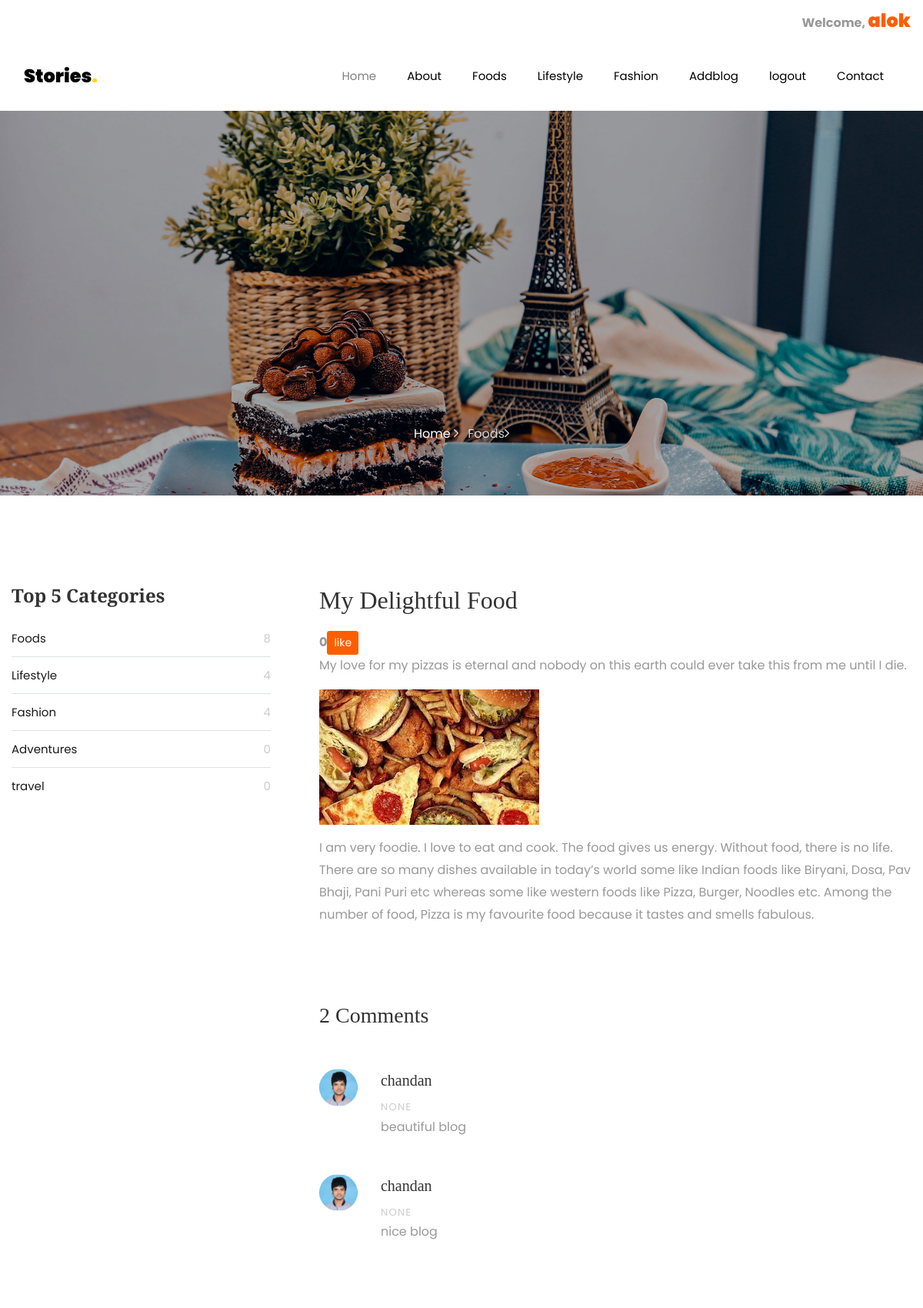
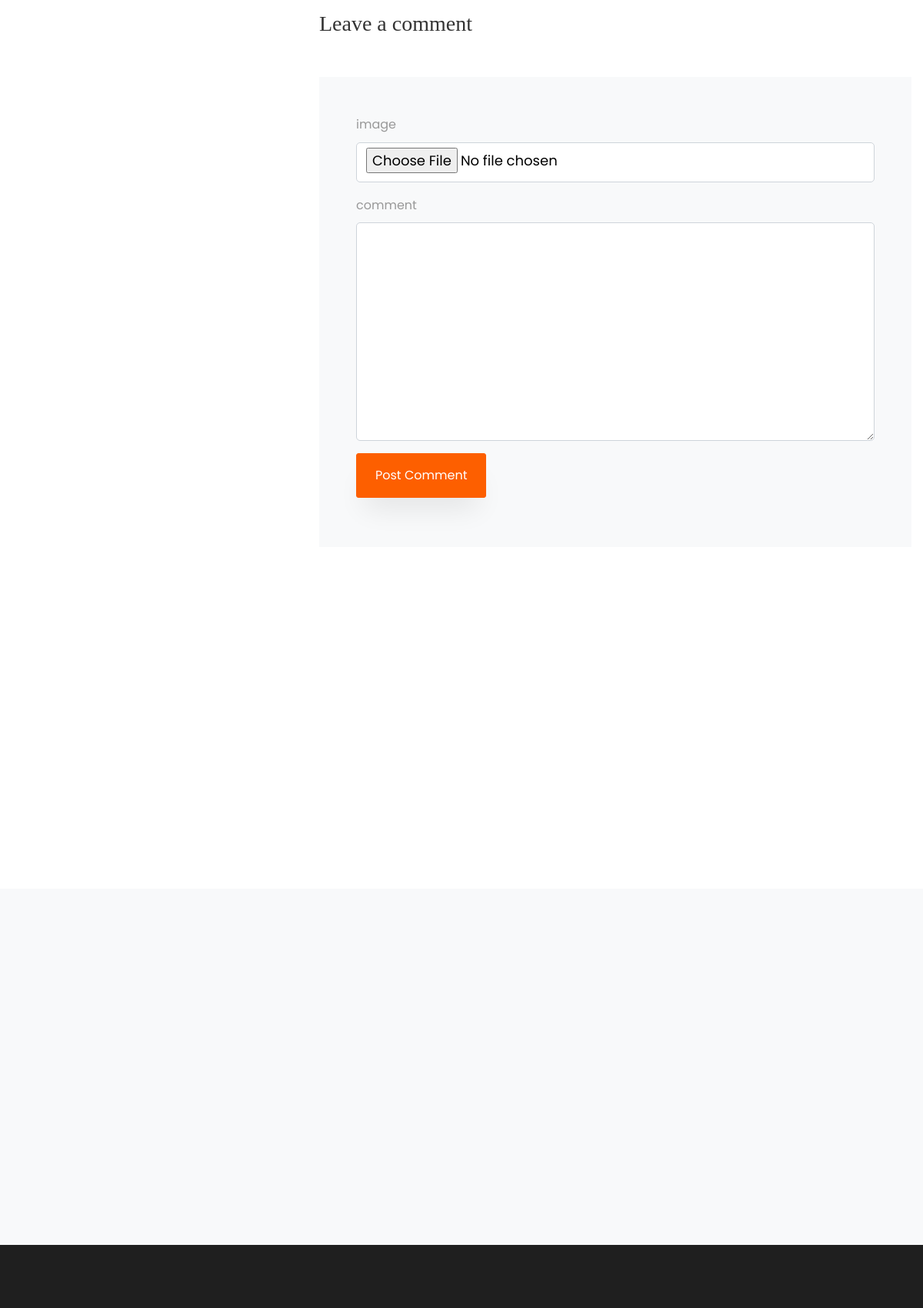
Screenshot of /blog_detail/18/ (signed in, upper part) with the database file from the repository (2 pictures, top to bottom).
### blog/models.py (models this page shows, shortened)
class Blog(models.Model):
    cat=models.ForeignKey(category,on_delete=models.CASCADE,null=True)
    usr=models.ForeignKey(User,on_delete=models.CASCADE,null=True)
    title=models.CharField(max_length=100,null=True)
    sdes=models.TextField(null=True)
    long_des = models.TextField(null=True)
    images=models.FileField(null=True)
    date = models.DateField(null=True)

class category(models.Model):
    name=models.CharField( max_length=100,null=True)

class user_comment(models.Model):
    blogdata=models.ForeignKey(Blog,on_delete=models.CASCADE)
    usr=models.ForeignKey(User, on_delete=models.CASCADE, null=True)
    comment=models.TextField(null=True)
    date=models.DateField(null=True)
    images=models.FileField(null=True)

### blog/views.py (the view, shortened to what this page needs)
# urls.py: path('blog_detail/<int:bid>/',blog_detail,name='blog_detail'),
def blog_detail(request,bid):
    allcat=category.objects.all()
    allcat=allcat[0:5]
    blog_data=Blog.objects.get(id=bid)
    comment_data=user_comment.objects.filter(blogdata=blog_data)
    comment_data=comment_data[ : :-1]
    comment_data=comment_data[ :6]
    allblog = Blog.objects.all()
    allblog = allblog[::-1]
    last_four_blog = allblog[2:6]
    d={"blog_data":blog_data,"comment_data":comment_data,"allcat":allcat,"recent_blog":last_four_blog}
    return render(request,'blog_detail.html',d)

### blog/templates/blog_detail.html (shortened to what this page needs)
{% extends 'base.html' %}
	{% load static %}
	{% block body %}
{% if blog_data.cat.name == 'Foods' %}
    <section class="hero-wrap hero-wrap-2" style="background-image: url({% static 'images/bg_4.jpg' %});">
       <div class="overlay"></div>
      <div class="container">
        <div class="row no-gutters slider-text align-items-end justify-content-center">
          <div class="col-md-9 ftco-animate pb-5 text-center">
            <p class="breadcrumbs"><span class="mr-2"><a href="index.html">Home <i class="ion-ios-arrow-forward"></i></a></span> <span>{{blog_data.cat.name}}<i class="ion-ios-arrow-forward"></i></span></p>
          </div>
        </div>
      </div>
    </section>
      {% endif %}
		<section class="ftco-section">
      <div class="container">
        <div class="row">
          <div class="col-lg-8 order-lg-last ftco-animate">
            <h2 class="mb-3">{{blog_data.title}}</h2>
            <b class="text-blod"> {{blog_data.like_blog_set.count}}</b><a  href="{% url 'blog_like' blog_data.id %}"><button class="btn btn-primary btn-sm" class="button-sm" >like</button></a>
            <p>{{blog_data.sdes}}</p>
            <p>
              <img src="{{blog_data.images.url}}" alt="" class="img-fluid">
            </p>
            <p>{{blog_data.long_des}}</p>
            <div class="pt-5 mt-5">
              <h3 class="mb-5">{{blog_data.user_comment_set.count}} Comments</h3>
              <ul class="comment-list">
                {% for i in comment_data %}
                <li class="comment">
                  <div class="vcard bio">
                    <img src="{{i.images.url}}" alt="Image placeholder">
                  </div>
                  <div class="comment-body">
                    <h3>{{i.usr.first_name}}</h3>
                    <div class="meta">{{i.date}}</div>
                    <p>{{i.comment}}</p>
                  </div>
                </li>
                {% endfor %}
              </ul>
              {% if request.user.is_authenticated %}
              <div class="comment-form-wrap pt-5">
                <h3 class="mb-5">Leave a comment</h3>
                <form action="" class="p-5 bg-light" method="post" enctype="multipart/form-data">
                  <div class="form-group">
                    <label for="name">image</label>
                    <input type="file" class="form-control" id="name" name="img">
                  </div>
                  <div class="form-group" name="comment">
                    <label for="message">comment</label>
                    <textarea  id="message" cols="30" rows="10" class="form-control" name="comment"></textarea>
                  </div>
                  <div class="form-group">
                    <input type="submit" value="Post Comment" class="btn py-3 px-4 btn-primary">
                  </div>
                </form>
              </div>
              {%  endif %}
            </div>
          </div>
          <div class="col-lg-4 sidebar pr-lg-5 ftco-animate">
            <div class="sidebar-box ftco-animate">
              <ul class="categories">
                <h3 class="heading mb-4"> Top 5 Categories</h3>
                {% for i in allcat %}
                <li><a href="#">{{i.name}} <span>{{i.blog_set.count}}</span></a></li>
                {% endfor %}
              </ul>
            </div>
          </div>
        </div>
      </div>
    </section>
	{% endblock %}

### blog/templates/base.html (shortened to what this page needs)
<!DOCTYPE html>
<html lang="en">
  <head>
	  {% load static %}
    <link rel="stylesheet" href="{% static 'css/open-iconic-bootstrap.min.css' %}">
    <link rel="stylesheet" href="{% static 'css/animate.css' %}">
    <link rel="stylesheet" href="{% static 'css/owl.carousel.min.css' %}">
    <link rel="stylesheet" href="{% static 'css/owl.theme.default.min.css' %}">
    <link rel="stylesheet" href="{% static 'css/magnific-popup.css' %}">
    <link rel="stylesheet" href="{% static 'css/aos.css' %}">
    <link rel="stylesheet" href="{% static 'css/ionicons.min.css' %}">
    <link rel="stylesheet" href="{% static 'css/flaticon.css' %}">
    <link rel="stylesheet" href="{% static 'css/icomoon.css' %}">
    <link rel="stylesheet" href="{% static 'css/style.css' %}">
  </head>
  <body>
  {% if user.is_authenticated %}
  <div class="top-header">
    <div class="row">
      <div class="col-lg-12 text-right text-lg-right">
        <ul class="navbar-nav ml-auto">
          <div style="text-align:right;" >
         <li class="list-inline-item-last" style="text-align:right;"> <b>Welcome, </b><a  class="navbar-brand" href="{% url 'dashboard' 'MyBlog' %}">{{request.user.first_name}}</a></li>
          </div>
        </ul>
      </div>
    </div>
  </div>
  {% endif %}
	  <nav class="navbar navbar-expand-lg navbar-dark bg-dark ftco-navbar-light" id="ftco-navbar">
	    <div class="container">
	      <a class="navbar-brand" href="index.html">Stories<span>.</span></a>
	      <div class="collapse navbar-collapse" id="ftco-nav">
	        <ul class="navbar-nav ml-auto">
	          <li class="nav-item active"><a href="{% url 'home' %}" class="nav-link">Home</a></li>
	          <li class="nav-item"><a href="{% url 'about' %}" class="nav-link">About</a></li>
	          <li class="nav-item"><a href="{% url 'foods' 1 %}" class="nav-link">Foods</a></li>
	          <li class="nav-item"><a href="{% url 'lifestyle' 2 %}" class="nav-link">Lifestyle</a></li>
               <li class="nav-item"><a href="{% url 'fashion' 3 %}" class="nav-link">Fashion</a></li>
              <li class="nav-item"><a href="{% url 'add_blog' %}" class="nav-link">Addblog</a></li>
                 {% if request.user.is_authenticated %}
              <li class="nav-item"><a href="{% url 'logout' %}" class="nav-link">logout</a></li>
                {% endif %}
	          <li class="nav-item"><a href="{% url 'contact' %}" class="nav-link">Contact</a></li>
	        </ul>
	      </div>
	    </div>
	  </nav>
  {% block body %}
  {% endblock %}
  <section class="ftco-subscribe ftco-section bg-light">
      <div class="overlay">
        <div class="container">
          <div class="row d-flex justify-content-center">
          </div>
        </div>
      </div>
    </section>
    <footer class="ftco-footer ftco-footer-2 ftco-section">
    </footer>
  </body>
</html>

### rows the page displays
Blog: cat.name "Foods", title "My Delightful Food", like_blog_set.count "0", sdes "My love for my pizzas is eternal and nobody on this earth could ever take this from me until I die.", images (picture), long_des "I am very foodie. I love to eat and cook. The food gives us energy. Without food, there is no life. There are so many dishes available in today’s world some like Indian foods like Biryani, Dosa, Pav Bhaji, Pani Puri etc whereas some like western foods like Pizza, Burger, Noodles etc. Among the number of food, Pizza is my favourite food because it tastes and smells fabulous.", user_comment_set.count "2"
user_comment: images (picture), usr.first_name "chandan", date "NONE", comment "beautiful blog"
user_comment: images (picture), usr.first_name "chandan", date "NONE", comment "nice blog"
category: name "Foods", blog_set.count "8"
category: name "Lifestyle", blog_set.count "4"
category: name "Fashion", blog_set.count "4"
category: name "Adventures", blog_set.count "0"
category: name "travel", blog_set.count "0"

### other values shown
{{ request.user.first_name }} "alok"
